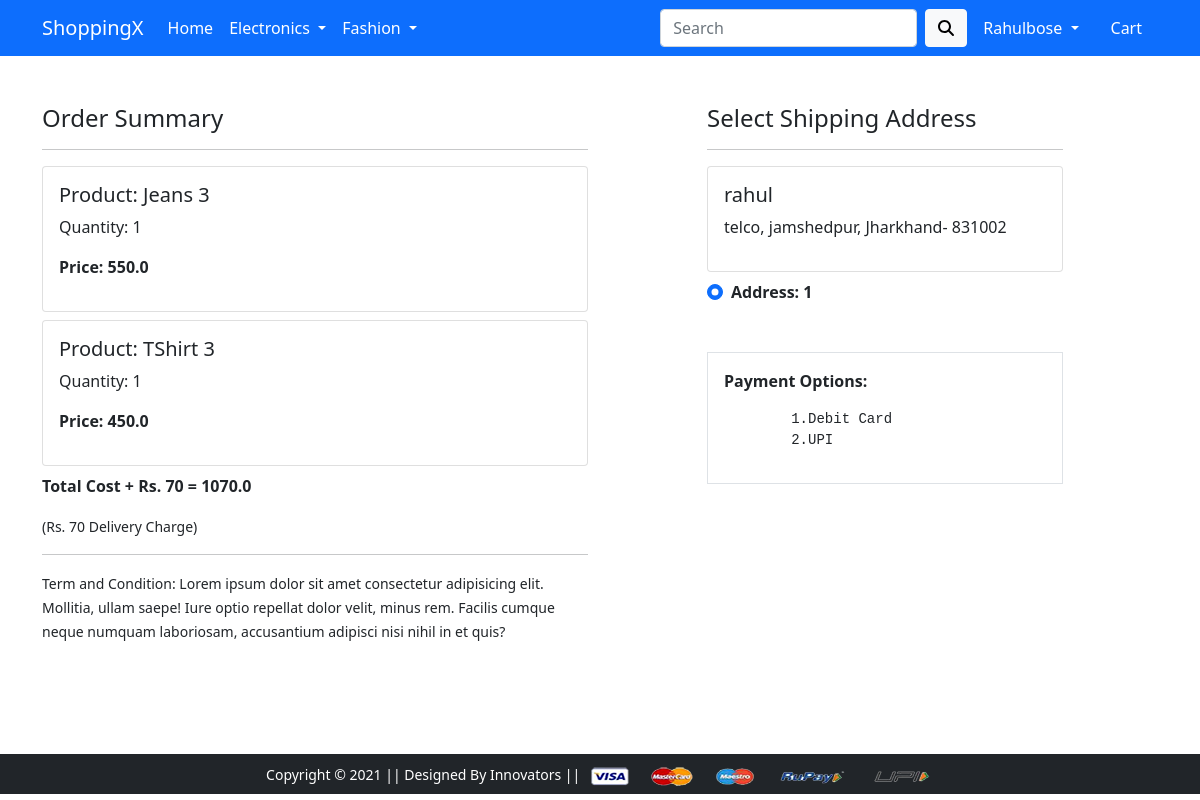
The page /checkout/ (signed in) on the database its author committed.
### app/models.py (models this page shows, shortened)
class Cart(models.Model):
 user = models.ForeignKey(User, on_delete=models.CASCADE)
 product = models.ForeignKey(Product, on_delete=models.CASCADE)
 quantity = models.PositiveIntegerField(default=1)
 @property
 def total_cost(self):
   return self.quantity * self.product.discounted_price

class Product(models.Model):
 title = models.CharField(max_length=100)
 selling_price = models.FloatField()
 discounted_price = models.FloatField()
 description = models.TextField()
 brand = models.CharField(max_length=100)
 category = models.CharField( choices=CATEGORY_CHOICES, max_length=2)
 product_image = models.ImageField(upload_to='productimg')

class Customer(models.Model):
 user = models.ForeignKey(User, on_delete=models.CASCADE)
 name = models.CharField(max_length=200)
 locality = models.CharField(max_length=200)
 city = models.CharField(max_length=50)
 zipcode = models.IntegerField()
 state = models.CharField(choices=STATE_CHOICES, max_length=50)

### app/views.py (the view)
# urls.py: path('checkout/', views.checkout, name='checkout'),
@login_required
def checkout(request):
	user = request.user
	add = Customer.objects.filter(user=user)
	cart_items = Cart.objects.filter(user=request.user)
	amount = 0.0
	shipping_amount = 70.0
	totalamount=0.0
	cart_product = [p for p in Cart.objects.all() if p.user == request.user]
	if cart_product:
		for p in cart_product:
			tempamount = (p.quantity * p.product.discounted_price)
			amount += tempamount
		totalamount = amount+shipping_amount
	return render(request, 'app/checkout.html', {'add':add, 'cart_items':cart_items, 'totalcost':totalamount})

### app/templates/app/checkout.html (shortened to what this page needs)
{% extends 'app/base.html' %}
{% load static %}
{% block main-content %}
<div class="container">
 <div class="row mt-5">
  <div class="col-sm-6">
    <h4>Order Summary</h4>
    <hr>
    {% for item in cart_items %}
      <div class="card mb-2">
        <div class="card-body">
          <h5>Product: {{item.product.title}}</h5>
          <p>Quantity: {{item.quantity}}</p>
          <p class="fw-bold">Price: {{item.total_cost}}</p>
        </div>
      </div>
    {% endfor %}
    <p class="fw-bold">Total Cost + Rs. 70  = {{totalcost}}</p>
    <small>(Rs. 70 Delivery Charge)</small> <hr>
    <small>Term and Condition: Lorem ipsum dolor sit amet consectetur adipisicing elit. Mollitia, ullam saepe! Iure optio repellat dolor velit, minus rem. Facilis cumque neque numquam laboriosam, accusantium adipisci nisi nihil in et quis?</small>
  </div>
  <div class="col-sm-4 offset-sm-1">
    <h4>Select Shipping Address</h4>
    <hr>
    <form action="" id="myform">
    {% for ad in add %}
      <div class="card">
        <div class="card-body">
        <h5>{{ad.name}}</h5>
        <p>{{ad.locality}}, {{ad.city}}, {{ad.state}}- {{ad.zipcode}}</p>
        </div>
      </div>
        <div class="form-check mt-2 mb-5">
          <input class="form-check-input" type="radio" name="custid" id="custadd{{forloop.counter}}" value="{{ad.id}}" checked>
          <label class="form-check-label fw-bold" for="custadd{{forloop.counter}}">
            Address: {{ forloop.counter }} </label>
        </div>
      {% endfor %}
        <div class="border p-3">
          <p class="fw-bold">Payment Options:<pre>
        1.Debit Card
        2.UPI</pre> </p>
        </div>
      </form>
    </div>
  </div>
</div>
{% endblock main-content %}

### app/templates/app/base.html (shortened to what this page needs)
<!DOCTYPE html>
{% load static %}
<html lang="en">
  <head>
    <link
      href="https://cdn.jsdelivr.net/npm/bootstrap@5.0.0-beta1/dist/css/bootstrap.min.css"
      rel="stylesheet"
    />
    <link rel="stylesheet" href="{% static 'app/css/owl.carousel.min.css' %}" />
    <link rel="stylesheet" href="{% static 'app/css/all.min.css' %}" />
    <link rel="stylesheet" href="{% static 'app/css/style.css' %}" />
  </head>
  <body>
    <nav class="navbar navbar-expand-lg navbar-dark bg-primary">
      <div class="container">
        <a class="navbar-brand" href="/">ShoppingX</a>
        <div class="collapse navbar-collapse" id="navbarSupportedContent">
          <ul class="navbar-nav me-auto mb-2 mb-lg-0">
            <li class="nav-item">
              <a class="nav-link active" aria-current="page" href="/">Home</a>
            </li>
            <li class="nav-item dropdown">
              <a
                class="nav-link dropdown-toggle text-white"
                href="#"
                id="electronicsDropdown"
                role="button"
                data-bs-toggle="dropdown"
                aria-expanded="false"
              >
                Electronics
              </a>
            </li>
            <li class="nav-item dropdown">
              <a
                class="nav-link dropdown-toggle text-white"
                href="#"
                id="fashionDropdown"
                role="button"
                data-bs-toggle="dropdown"
                aria-expanded="false"
              >
                Fashion
              </a>
            </li>
          </ul>
          <form class="d-flex">
            <input
              class="form-control me-2"
              type="search"
              placeholder="Search"
              aria-label="Search"
            />
            <button class="btn btn-light" type="submit">
              <i class="fa-solid fa-magnifying-glass"></i>
            </button>
          </form>
          <div>
            <ul class="navbar-nav me-auto mb-2 mb-lg-0">
              {% if request.user.is_authenticated %}
              <li class="nav-item dropdown mx-2">
                <a
                  class="nav-link dropdown-toggle text-white"
                  href="#"
                  id="profileDropdown"
                  role="button"
                  data-bs-toggle="dropdown"
                  aria-expanded="false"
                >
                  {{request.user.username|capfirst}}
                </a>
              </li>
              <li class="nav-item mx-2">
                <a href="{% url 'showcart' %}" class="nav-link text-white"
                  > Cart
                </a>
              </li>
              {% endif %}
            </ul>
          </div>
        </div>
      </div>
    </nav>
     {% block main-content %} {% endblock main-content %}
    <footer class="foot container-fluid bg-dark text-center p-2 mt-5">
      <small class="text-white"
        >Copyright &copy; 2021 || Designed By Innovators ||
      </small>
      <img
        src="{% static 'app/images/payment.png' %}"
        alt=""
        srcset=""
        class="img-fluid"
        height="2px"
      />
    </footer>
  </body>
</html>

### app/templates/app/base.html (style rules this page uses)
* { margin:0; padding:0; box_sizing:border_box; }
body { position:relative; height:100vh }
.foot { position:fixed; top:88.3%; z-index:1 }

### rows shown on the page
Cart: product "Jeans 3", quantity "1", total_cost "550.0"
Cart: product "TShirt 3", quantity "1", total_cost "450.0"
Customer: name "rahul", locality "telco", city "jamshedpur", state "Jharkhand", zipcode "831002"

### other values the page prints
{{ request.user.username|capfirst }} "Rahulbose"
{{ totalcost }} "1070.0"
